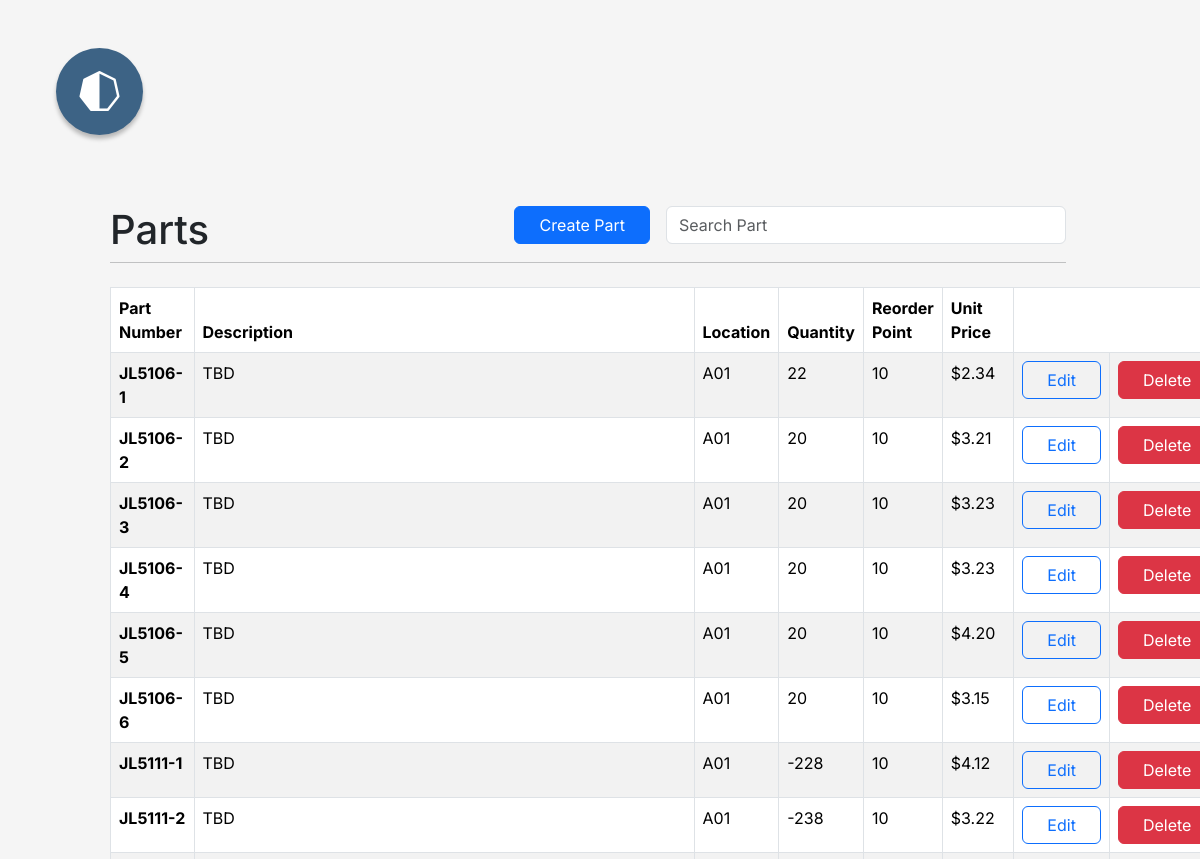
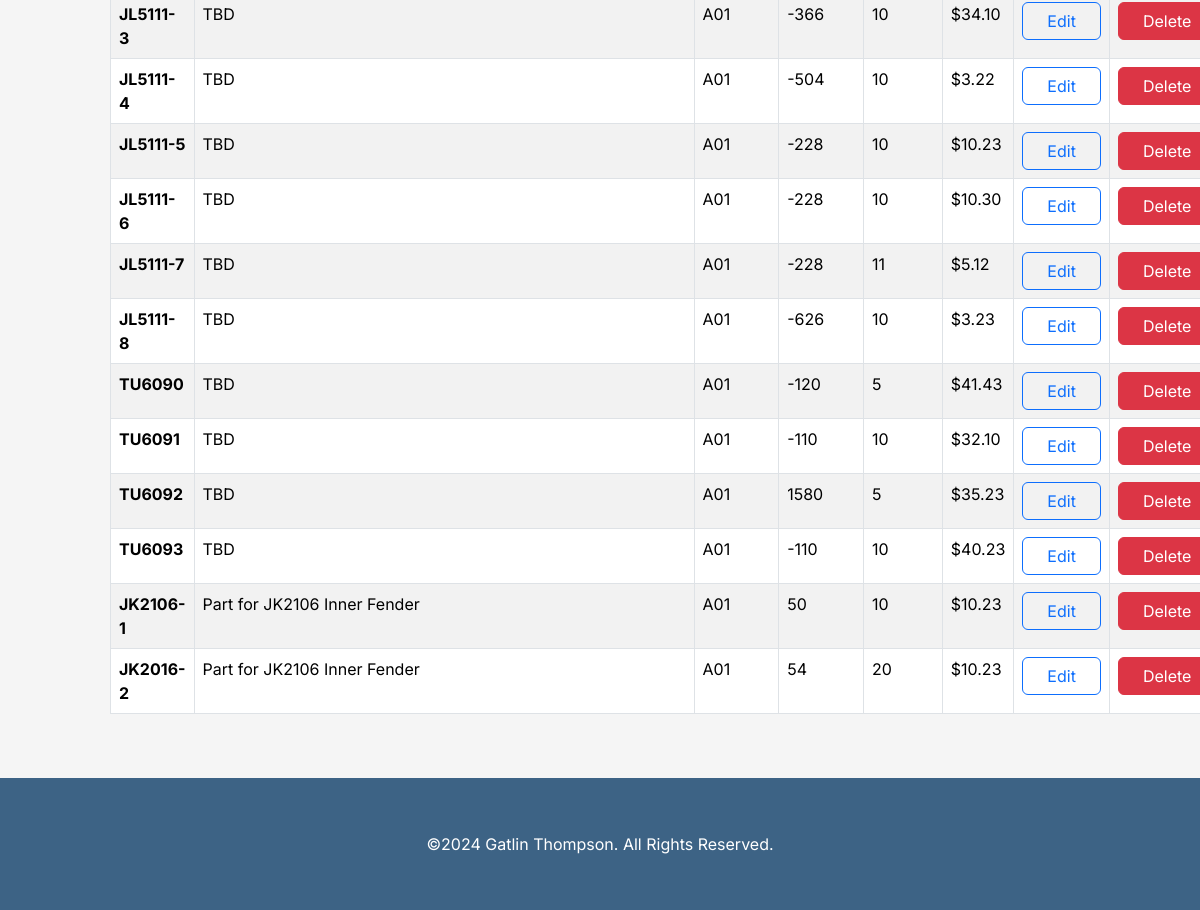
Page /partsdb/part/ (signed in) on the committed database (2 pictures, top to bottom).
### partsdatabase/models.py (models this page shows, shortened)
class Part(models.Model):
    name = models.CharField(max_length=20, unique=True)
    description = models.TextField(max_length=500)
    location = models.CharField(max_length=10, default='A01', blank=True)
    quantity = models.IntegerField()
    reorder_quantity = models.PositiveIntegerField()
    unit_price = models.DecimalField(decimal_places=2, max_digits=20)

### partsdatabase/views.py (the view)
# urls.py: path('part/', views.part, name='part'),
@login_required
def part(request):
    parts = Part.objects.all()
    return render(request, 'partsdatabase/part/part.html', {'parts': parts})

### partsdatabase/templates/partsdatabase/part/part.html (shortened to what this page needs)
{% extends 'partsdatabase/componets/base.html' %}
{% load static %}
{% block body %}
    <section class="container-fluid row mt-5">
        <div class="col-xl-10 col-12 mx-auto">
            <div class="col-12 d-flex align-content-end ">
                <div class="col-3">
                   <h1 class="m-0">Parts</h1>
                </div>
                <div class="ms-auto col search-box">
                    {% if perms.partsdatabase.add_part %}
                    <div>
                        <a href="{% url 'partsdatabase:create_part' %}" class="btn btn-primary px-4">Create Part</a>
                    </div>
                    {% endif %}
                     <div>
                         <form onsubmit="return false" class="flex-fill">
                            <input type="search" placeholder="Search Part" name="search_item_input" id="search_item_input" class="form-control">
                        </form>
                     </div>
                </div>
            </div>
            <hr class="mt-2 mb-4">
            <table class="table table-bordered table-striped col-11 mx-auto">
                <thead>
                    <tr>
                        <th>Part Number</th>
                        <th>Description</th>
                        <th>Location</th>
                        <th>Quantity</th>
                        <th>Reorder Point</th>
                        <th>Unit Price</th>
                        {%  if perms.partsdatabase.delete_part or perms.partsdatabase.change_part %}
                        <th colspan="2"></th>
                        {% endif %}
                    </tr>
                </thead>
                <tbody>
                    {% for part in parts %}
                        <tr class="item-db-row" data-part-number="{{ part.name }}">
                            <td><strong>{{ part.name }}</strong></td>
                            <td class="table-no-overflow part-description">
                                {{ part.description }}
                            </td>
                            <td>{{ part.location }}</td>
                            <td>{{ part.quantity }}</td>
                            <td>{{ part.reorder_quantity }}</td>
                            <td>${{ part.unit_price }}</td>
                            {% if perms.partsdatabase.change_part %}
                            <td>
                                <div class="w-100 d-flex justify-content-center">
                                    <a href="{% url 'partsdatabase:update_part' part.id %}" class="btn btn-outline-primary px-4">Edit</a>
                                </div>
                            </td>
                            {% endif %}
                            {% if perms.partsdatabase.delete_part %}
                            <td>
                                <div class="w-100 d-flex justify-content-center">
                                    <button class="btn btn-danger px-4"
                                            data-submit-link="{% url 'partsdatabase:delete_part' part.id %}"
                                            onclick="deleteItem({{ part.id }}, `{{ part.name }}`, this)">
                                        Delete
                                    </button>
                                </div>
                            </td>
                            {% endif %}
                        </tr>
                    {% endfor %}
                </tbody>
            </table>
        </div>
    </section>
{% endblock %}

### partsdatabase/static/style/style.css (style rules this page uses)
:root { --dark-blue: #3D6385; --gray: #D0D0D0; --white: #FFF; --light-gray: #F5F5F5; --light-blue: #51BDD4; --darker-red: #D23434; --bland-green: #6BCA74; --bladn-gray: #F9F9F9; --hot-pink: #e670bd; box-sizing: border-box; font-size: 16px; margin: 0; padding: 0; }
body { background-color: var(--light-gray); display: flex; flex-flow: column nowrap; }
.table-no-overflow { white-space: nowrap; overflow: hidden; text-overflow: ellipsis; min-width: 500px; }
.search-box { display: flex; gap: 16px; justify-content: end; align-content: center; }
.search-box > div > form { min-width: 400px; }

### rows in the picture
Part: name "JL5106-1", description "TBD", location "A01", quantity "22", reorder_quantity "10", unit_price "2.34"
Part: name "JL5106-2", description "TBD", location "A01", quantity "20", reorder_quantity "10", unit_price "3.21"
Part: name "JL5106-3", description "TBD", location "A01", quantity "20", reorder_quantity "10", unit_price "3.23"
Part: name "JL5106-4", description "TBD", location "A01", quantity "20", reorder_quantity "10", unit_price "3.23"
Part: name "JL5106-5", description "TBD", location "A01", quantity "20", reorder_quantity "10", unit_price "4.20"
Part: name "JL5106-6", description "TBD", location "A01", quantity "20", reorder_quantity "10", unit_price "3.15"
Part: name "JL5111-1", description "TBD", location "A01", quantity "-228", reorder_quantity "10", unit_price "4.12"
Part: name "JL5111-2", description "TBD", location "A01", quantity "-238", reorder_quantity "10", unit_price "3.22"
Part: name "JL5111-3", description "TBD", location "A01", quantity "-366", reorder_quantity "10", unit_price "34.10"
Part: name "JL5111-4", description "TBD", location "A01", quantity "-504", reorder_quantity "10", unit_price "3.22"
Part: name "JL5111-5", description "TBD", location "A01", quantity "-228", reorder_quantity "10", unit_price "10.23"
Part: name "JL5111-6", description "TBD", location "A01", quantity "-228", reorder_quantity "10", unit_price "10.30"
Part: name "JL5111-7", description "TBD", location "A01", quantity "-228", reorder_quantity "11", unit_price "5.12"
Part: name "JL5111-8", description "TBD", location "A01", quantity "-626", reorder_quantity "10", unit_price "3.23"
Part: name "TU6090", description "TBD", location "A01", quantity "-120", reorder_quantity "5", unit_price "41.43"
Part: name "TU6091", description "TBD", location "A01", quantity "-110", reorder_quantity "10", unit_price "32.10"
Part: name "TU6092", description "TBD", location "A01", quantity "1580", reorder_quantity "5", unit_price "35.23"
Part: name "TU6093", description "TBD", location "A01", quantity "-110", reorder_quantity "10", unit_price "40.23"
Part: name "JK2106-1", description "Part for JK2106 Inner Fender", location "A01", quantity "50", reorder_quantity "10", unit_price "10.23"
Part: name "JK2016-2", description "Part for JK2106 Inner Fender", location "A01", quantity "54", reorder_quantity "20", unit_price "10.23"
